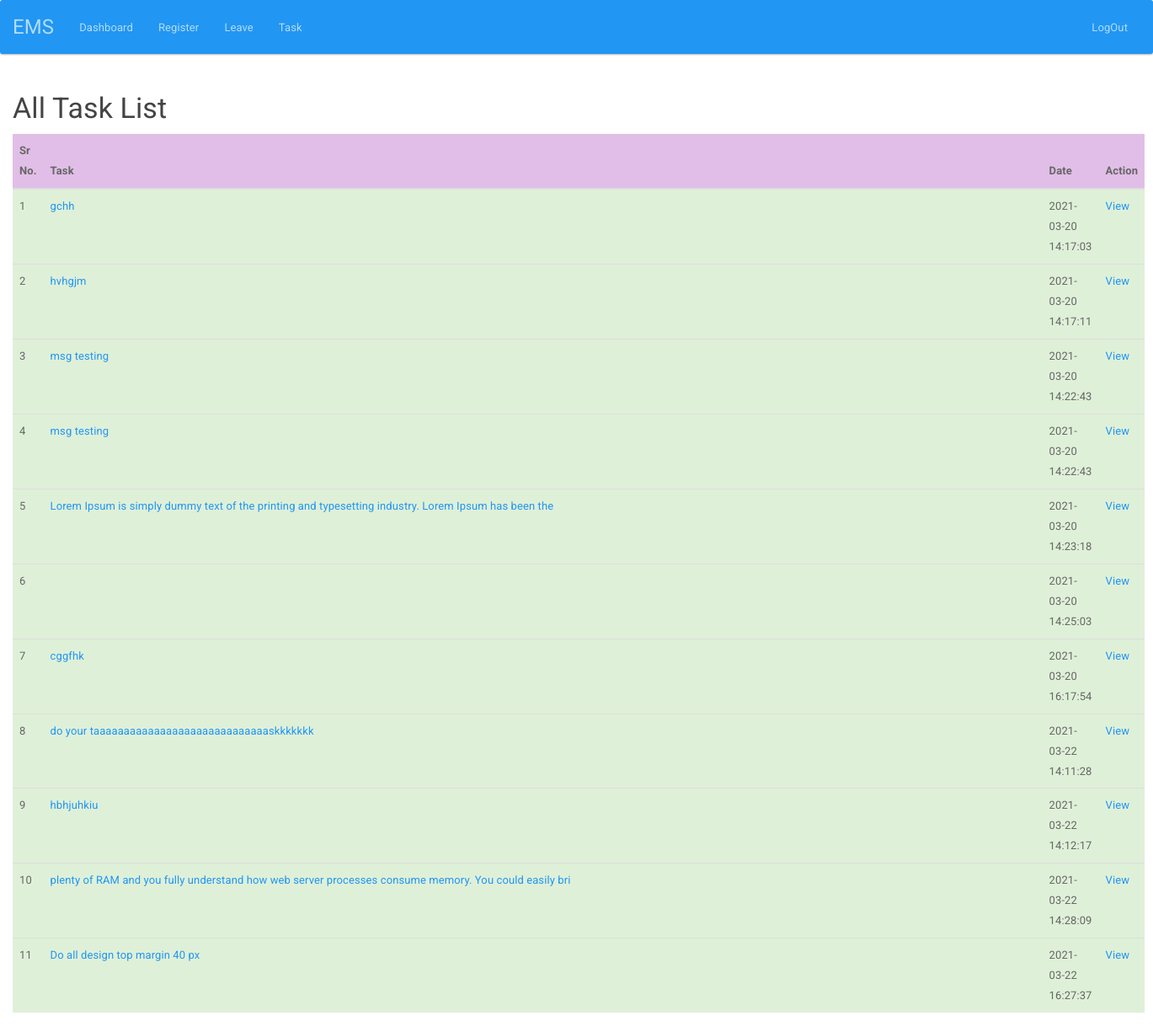
/admin/alltask.php (signed in), run on the app's committed database.
### tables this page shows
CREATE TABLE `task` (
  `t_id` int(255) NOT NULL,
  `task` text NOT NULL,
  `user_id` int(255) NOT NULL,
  `assigend_by` int(255) NOT NULL,
  `date_time` timestamp NOT NULL DEFAULT current_timestamp() ON UPDATE current_timestamp()
);

### admin/alltask.php (the view, shortened to what this page needs)
<?php include"../authentication/auth.php"; ?>
<!DOCTYPE html>
<html>
<head>
  <link rel="stylesheet" type="text/css" href="../css/style.css">
<body>
  <?php include 'header.php'; ?>
<div class="container-fluid">
<h3>All Task List</h3>
<table class="table table-striped table-hover">
  <thead>
    <tr class="info">
      <th>Sr No.</th>
      <th>Task</th>
      <th>Date</th>
      <th>Action</th>
    </tr>
  </thead>
  <tbody>
    <?php
     $i = 1;
      $query= "select * from task ";
      $res=mysqli_query($conn,$query);
      $count=mysqli_num_rows($res);
      if($count>0)
      {
      while($row= mysqli_fetch_array($res))
      {
    ?>
    <tr class="success">
      <td><?php echo $i; ?></td>
      <td><a href="viewmsg.php?id=<?php echo $row['t_id']; ?>"><?php echo substr($row['task'],0,100); ?></a></td>
      <td><?php echo $row['date_time']; ?></td>
      <td><a href="viewmsg.php?id=<?php echo $row['t_id']; ?>">View</a>
      </td>
    </tr>
   <?php $i++; }
 }else{
    echo "No Record Found";
   } ?>
  </tbody>
</table>
</div>
</body>
</html>

### data on the page
task: task "gchh", date_time "2021-03-20 14:17:03"
task: task "hvhgjm", date_time "2021-03-20 14:17:11"
task: task "msg testing", date_time "2021-03-20 14:22:43"
task: task "msg testing", date_time "2021-03-20 14:22:43"
task: task "Lorem Ipsum is simply dummy text of the printing and typesetting industry. Lorem Ipsum has been the", date_time "2021-03-20 14:23:18"
task: date_time "2021-03-20 14:25:03"
task: task "cggfhk", date_time "2021-03-20 16:17:54"
task: task "do your taaaaaaaaaaaaaaaaaaaaaaaaaaaaaskkkkkkk", date_time "2021-03-22 14:11:28"
task: task "hbhjuhkiu", date_time "2021-03-22 14:12:17"
task: task "plenty of RAM and you fully understand how web server processes consume memory. You could easily bri", date_time "2021-03-22 14:28:09"
task: task "Do all design top margin 40 px", date_time "2021-03-22 16:27:37"
